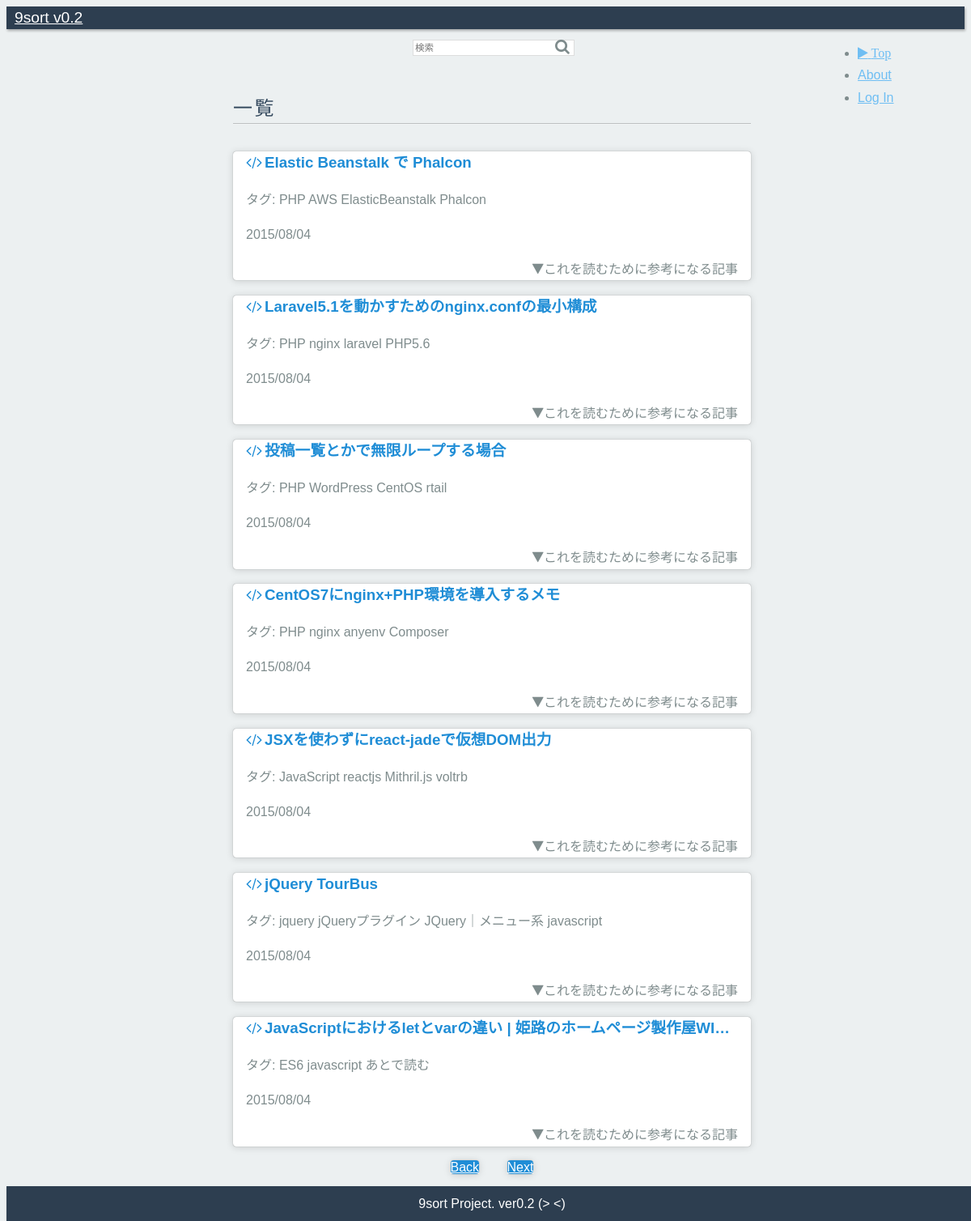
The page / on the database its author committed.
### tables this page shows
CREATE TABLE qiita_js(id integer primary key, title text, url text unique not null, date text, tag1 text, tag2 text, tag3 text, tag4 text, stocks integer, score integer);

### index.php (the view, shortened to what this page needs)
<?php
$SqLite3Path = "./crawl/9sort.sqlite3";
$offset = 0;
$page   = 1;
$key    = "";
$query  = "select * from qiita_js  union
select * from hatena_js union
select * from qiita_php union
select * from hatena_php
order by date desc limit 7 offset ";
$nineSortDB = new SQLite3($SqLite3Path);
$backLink = "<a class='pure-button' href='./index.php?p=".($page-1)."'>Back</a>";
$nextLink = "<a class='pure-button nextbtn' href='./index.php?p=".($page+1)."'>Next</a>";
$queryResults = $nineSortDB->query($query.$offset.";");
?>
<!doctype html>
<html lang="ja">
<head>
  <link rel="stylesheet" href="//yui.yahooapis.com/pure/0.6.0/pure-min.css">
  <link rel="stylesheet" href="//maxcdn.bootstrapcdn.com/font-awesome/4.3.0/css/font-awesome.min.css">
  <link rel="stylesheet" href="css/common.css">
</head>
<body>
  <div class="header">
    <div class="home-menu pure-menu pure-menu-horizontal pure-menu-scrollable pure-menu-fixed">
      <a class="pure-menu-heading" href="./index.php">9sort v0.2</a>
      <form class="pure-menu-heading pure-form" method="get" action="index.php">
        <search class="search">
          <input type="text" class="pure-input-rounded" placeholder="検索" name="q" value="<?php echo $key; ?>">
          <button type="submit" class="search-btn fa fa-search"></button>
        </search>
      </form>
      <ul class="pure-menu-list">
        <li class="pure-menu-item"><a href="index.php" class="pure-menu-link fa fa-play"> Top</a></li>
        <li class="pure-menu-item"><a href="" class="pure-menu-link">About</a></li>
        <li class="pure-menu-item"><a href="" class="pure-menu-link">Log In</a></li>
      </ul>
    </div>
  </div>
  <div class="content-wrapper">
    <div class="content">
      <h2 class="content-head">一覧</h2>
      <div class="pure-g">
        <?php
        $article = $queryResults->fetchArray(SQLITE3_ASSOC);
        $i = 0;
        while($article):
          $article['title'] = htmlspecialchars($article['title'], ENT_QUOTES|ENT_HTML5);
          $tags = htmlspecialchars("タグ: {$article['tag1']} {$article['tag2']} {$article['tag3']} {$article['tag4']}");
          $tags = str_replace(' 0', '', $tags);
        ?>
          <div class="article">
            <label for="Panel<?php echo $i;?>">
              <div class="l-box pure-u-1 pure-u-md-1 pure-u-lg-1">
                <h3 class="content-subhead">
                  <?php echo "<a href='{$article['url']}' target='_blank'><i class='fa fa-code'></i>{$article['title']}</a>"; ?>
                </h3>
                <?php
                echo "<p>{$tags}</p>";
                echo "<p>{$article["date"]}</p>"
                ?>
                <div class="is-right">
                  <i class="fa fa-play fa-rotate-90"></i>これを読むために参考になる記事
                </div>
              </div>
            </label>
          </div>
        <?php
          $i++;
          $article = $queryResults->fetchArray(SQLITE3_ASSOC);
        endwhile;
        ?>
      </div>
      <div class="linkbtn is-center">
        <?php echo $backLink; ?>
        <?php echo $nextLink; ?>
      </div>
    </div>
    <div class="footer is-center">
      9sort Project. ver0.2 (> <)
    </div>
  </div>
</body>
</html>

### css/common.css (style rules this page uses)
* { box-sizing: border-box; -moz-box-sizing: border-box; -webkit-box-sizing: border-box; font-family: 'Noto Sans Japanese', sans-serif; }
body { color: #7f8c8d; font-size: 16px; line-height: 1.7em; background-color: #ecf0f1; }
h2 { color: #34495e; }
h3 { max-width: 620px; white-space: nowrap; overflow: hidden; text-overflow: ellipsis; }
.l-box { padding-left: 1em; padding-right: 1em; }
.is-center { text-align: center; }
.header .pure-form input[type] { color: #34495e; width: 200px; height: 20px; border: 1px solid #ddd; font-size: 60%; box-shadow: none; margin-bottom: 0em; }
.pure-menu-heading.pure-form { position: absolute; left: 50%; margin-left: -100px; top: auto; }
.search-btn { border-style: none; background-color: rgba(0,0,0,0); position: absolute; top: 11px; left: 180px; color: #7f8c8d }
.pure-button { background-color: #1f8dd6; margin: 15px; color: white; border-top-left-radius: 4px; border-top-right-radius: 4px; border-bottom-right-radius: 4px; border-bottom-left-radius: 4px; box-shadow: rgba(0, 0, 0, 0.498039) 0px 0px 1px 0px, rgba(0, 0, 0, 0.14902) 0px 1px 10px 0px; }
.home-menu { box-shadow: 1px 2px 3px rgba(0,0,0, 0.3); background: #2d3e50; }
.pure-menu-horizontal.pure-menu-scrollable { padding: 0px; }
.pure-menu.pure-menu-fixed { border-bottom: none; }
.home-menu .pure-menu-heading { color: white; padding: 7px 10px; font-size: 120%; font-weight: 400; }
.home-menu a { color: #6FBEF3; }
.pure-menu-list { position: absolute; left: 85%; }
a.pure-menu-link.fa.fa-play { padding: 0; color: #6FBEF3; }
.content-wrapper { width: 100%; position: absolute; background: white; margin-top: 40px; background-color: #ecf0f1; z-index: -2; }
.content { max-width: 660px; margin-left: auto; margin-right: auto; padding: 10px; }
.content-head { padding-bottom: 5px; margin-top: 1.4em; margin-bottom: 1.4em; font-weight: 300; text-transform: uppercase; letter-spacing: 0.1em; border-bottom: 1px solid rgba(0, 0, 0, 0.2); box-shadow: rgba(255, 255, 255, 0.3) 0 1px 0; }
.content-subhead { color: #1f8dd6; }
.content-subhead a { color: #1f8dd6; text-decoration: none; }
.content-subhead i { margin-right: 3px; }
.article { background-color: #fff; width: 640px; height: auto; margin-bottom: 12px; border-top-left-radius: 4px; border-top-right-radius: 4px; border-bottom-right-radius: 4px; border-bottom-left-radius: 4px; box-shadow: rgba(0, 0, 0, 0.498039) 0px 0px 1px 0px, rgba(0, 0, 0, 0.14902) 0px 1px 10px 0px; }
.article a { color: #1f8dd6; text-decoration: none; }
.is-right { text-align: right; }
label { display: block; }
.footer { color: white; padding: 0.5em; text-align: center; box-shadow: 1px 2px 3px rgba(0,0,0, 0.3); background: #2d3e50; }

### rows shown on the page
qiita_js: title "Elastic Beanstalk で Phalcon", tags "タグ: PHP AWS ElasticBeanstalk Phalcon", date "2015/08/04"
qiita_js: title "Laravel5.1を動かすためのnginx.confの最小構成", tags "タグ: PHP nginx laravel PHP5.6", date "2015/08/04"
qiita_js: title "投稿一覧とかで無限ループする場合", tags "タグ: PHP WordPress CentOS rtail", date "2015/08/04"
qiita_js: title "CentOS7にnginx+PHP環境を導入するメモ", tags "タグ: PHP nginx anyenv Composer", date "2015/08/04"
qiita_js: title "JSXを使わずにreact-jadeで仮想DOM出力", tags "タグ: JavaScript reactjs Mithril.js voltrb", date "2015/08/04"

### other values the page prints
$article['title'] "jQuery TourBus"
$tags "タグ: jquery jQueryプラグイン JQuery｜メニュー系 javascript"
$article["date"] "2015/08/04"
$article['title'] "JavaScriptにおけるletとvarの違い | 姫路のホームページ製作屋WI…"
$tags "タグ: ES6 javascript あとで読む"
